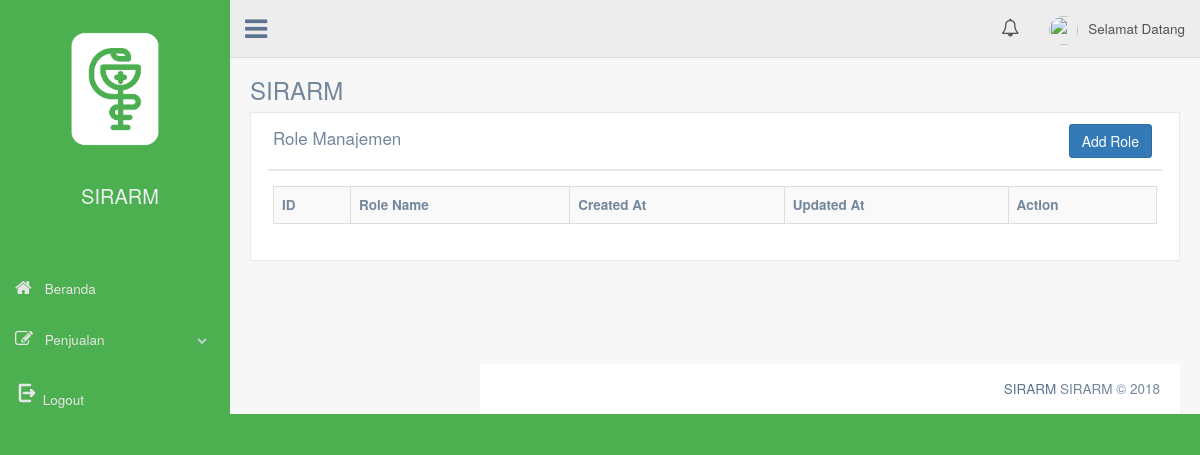
Page /index.php/role on the earlier database version.
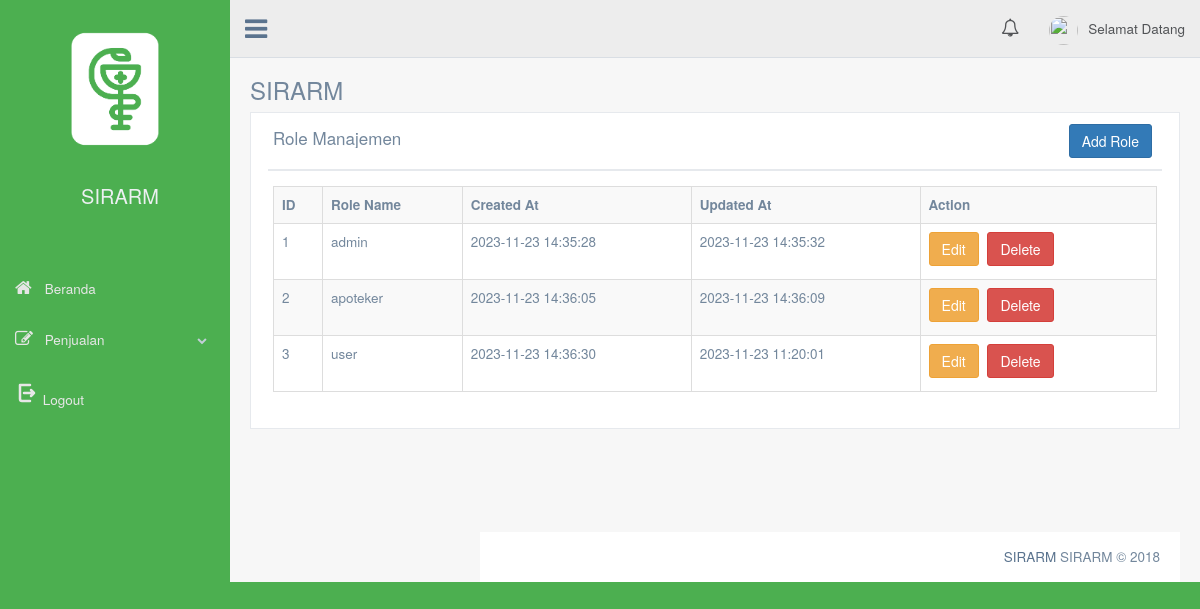
Same page on the later database version.
### tables this page shows
CREATE TABLE `role` (
  `id` int(11) NOT NULL,
  `role_name` varchar(255) DEFAULT NULL,
  `created_at` datetime DEFAULT NULL,
  `updated_at` datetime DEFAULT NULL
);

### application/libraries/Template.php (called while the page is built, shortened)
<?php
class Template {
    var $CI;
    var $master;
    var $regions = array(
        '_scripts' => array(),
        '_styles' => array(),
        '_meta' => array()
    );
    var $output;
    var $parser = 'parser';
    var $parser_method = 'parse';
    var $parse_template = FALSE;
    function __construct() {
        $this->CI = & get_instance();
    }
    function initialize($props) {
        if (isset($props['template'])
                && (file_exists(APPPATH . 'views/' . $props['template']) or file_exists(APPPATH . 'views/' . $props['template'] . EXT))) {
            $this->master = $props['template'];
        } else {
            show_error('Either you have not provided a master template or the one provided does not exist in <strong>' . APPPATH . 'views</strong>. Remember to include the extension if other than ".php"');
        }
        $this->parse_template = isset($props['parse_template']) ? $props['parse_template'] : FALSE;
    }
    function set_regions($regions) {
        if (count($regions)) {
            $this->regions = array(
                '_scripts' => array(),
                '_styles' => array(),
                '_meta' => array()
            );
        }
    }
    function add_region($name, $props = array()) {
        if (!isset($this->regions[$name])) {
            $this->regions[$name] = $props;
        } else {
            show_error('The "' . $name . '" region has already been defined.');
        }
    }
    function set_parser($parser, $method = NULL) {
        $this->parser = $parser;
        $this->CI->load->library($parser);
    }
    function set_parser_method($method) {
        $this->parser_method = $method;
    }
    function write($region, $content, $overwrite = FALSE) {
        if (isset($this->regions[$region])) {
            if ($overwrite === TRUE) {
                $this->regions[$region]['content'] = array($content);
            } else {
                $this->regions[$region]['content'][] = $content;
            }
        }
        else {
            show_error("Cannot write to the '{$region}' region. The region is undefined.");
        }
    }
    function write_view($region, $view, $data = NULL, $overwrite = FALSE) {
        $content = $this->CI->load->view($view, $data, TRUE);
    }
    function render($region = NULL, $buffer = FALSE, $parse = FALSE) {
        if ($region) {
            if (isset($this->regions[$region])) {
                $output = $this->_build_content($this->regions[$region]);
            } else {
                show_error("Cannot render the '{$region}' region. The region is undefined.");
            }
        }
        else {
            foreach ($this->regions as $name => $region) {
                $this->output[$name] = $this->_build_content($region);
            }
            if ($this->parse_template === TRUE or $parse === TRUE) {
                $output = $this->CI->{$this->parser}->{$this->parser_method}($this->master, $this->output, TRUE);
                if ($buffer === FALSE) {
                    $this->CI->output->set_output($output);
                }
            } else {
                $output = $this->CI->load->view($this->master, $this->output, $buffer);
            }
        }
        return $output;
    }
    function _build_content($region, $wrapper = NULL, $attributes = NULL) {
        $output = NULL;
        if (!isset($region['content']) or !count($region['content'])) {
            return FALSE;
        }
        foreach ($region['content'] as $content) {
            $output .= $content;
        }
        return $output;
    }
}

### application/controllers/Role.php (called while the page is built, shortened)
<?php
class Role extends CI_Controller
{
	public function __construct()
	{
		$this->template->write_view('sidenavs', 'template/default_sidenavs', true);
		$this->template->write_view('navs', 'template/default_topnavs.php', $data, true);
	}
	public function index()
	{
		$data['roles'] = $this->role_model->get_all_roles();
		$data['alert_type'] = $this->session->flashdata('alert_type');
		$data['alert_message'] = $this->session->flashdata('alert_message');
		$this->template->write('title', 'Role Management', TRUE);
		$this->template->write('header', 'SIRARM');
		$this->template->write_view('content', 'role/index', $data, true);
		$this->template->render();
	}
}

### index.php (called while the page is built, shortened)
<?php
require_once BASEPATH . 'core/CodeIgniter.php';

### application/models/Role_model.php (called while the page is built, shortened)
<?php
class Role_model extends CI_Model
{
	public function get_all_roles()
	{
		$query = $this->db->get('role');
		return $query->result();
	}
}

### application/views/role/index.php (the view, shortened to what this page needs)
<div class="row">
	<div class="col-md-12 col-sm-12 col-xs-12">
		<div class="x_panel">
			<div class="x_title">
				<h2>Role Manajemen</small></h2>
				<button type="button" class="btn btn-primary" data-toggle="modal" data-target="#addRoleModal" style="float: right;">
					Add Role
				</button>
				<div class="clearfix"></div>
			</div>
			<div class="x_content">
				<table id="datatable-buttons" class="table table-striped table-bordered">
					<tr>
						<th>ID</th>
						<th>Role Name</th>
						<th>Created At</th>
						<th>Updated At</th>
						<th>Action</th>
					</tr>
					<?php $i = 1 ?>
					<?php foreach ($roles as $role) : ?>
						<tr>
							<td><?= $i++; ?></td>
							<td><?= $role->role_name; ?></td>
							<td><?= $role->created_at; ?></td>
							<td><?= $role->updated_at; ?></td>
							<td>
								<button type="button" class="btn btn-warning mr-2" data-toggle="modal" data-target="#editRoleModal<?= $role->id ?>">Edit</button>
								<a href="<?= base_url('role/delete/' . $role->id); ?>" class="btn btn-danger">Delete</a>
							</td>
						</tr>
					<?php endforeach; ?>
				</table>
			</div>
		</div>
	</div>

### application/views/template/default_sidenavs.php (shortened to what this page needs)
<div class="col-md-3 left_col menu_fixed">
	<div class="left_col scroll-view">
		<div class="navbar nav_title" style="border: 0;">
			<div class="logo_pic">
				<a href="<?php echo base_url(); ?>"><img src="<?php echo base_url('assets/images/SIRARM-logo-light.png') ?>" alt="..." class="img-circle logo_img"></a>
			</div>
		</div>
		<div class="profile">
			<a href="<?php echo base_url(); ?>" class="site_title"><span style="font-size: 20px;"><?php echo 'SIRARM' ?></span></a>
		</div>
		<br>
		<div id="sidebar-menu" class="main_menu_side hidden-print main_menu">
			<div class="menu_section">
				<ul class="nav side-menu">
					<li><a href="<?php echo base_url('example') ?>"><i class="fa fa-home"></i> Beranda </a></li>
					<li><a><i class="fa fa-edit"></i> Penjualan <span class="fa fa-chevron-down"></span></a>
					</li>
					<li><a href="<?php echo site_url('auth/logout'); ?>"><svg xmlns="http://www.w3.org/2000/svg" width="24" height="24" viewBox="0 0 24 24">
								<path fill="none" stroke="currentColor" stroke-linecap="round" stroke-linejoin="round" stroke-width="2.5" d="M15 4.001H5v14a2 2 0 0 0 2 2h8m1-5l3-3m0 0l-3-3m3 3H9" />
							</svg> Logout</a></li>
				</ul>
			</div>
		</div>
	</div>
</div>

### application/views/template/default_topnavs.php (shortened to what this page needs)
<div class="top_nav">
	<div class="nav_menu">
		<nav>
			<div class="nav toggle"><a id="menu_toggle"><i class="fa fa-bars"></i></a></div>
			<ul class="nav navbar-nav navbar-right">
				<li>
					<a href="javascript:;" class="user-profile dropdown-toggle" data-toggle="dropdown" aria-expanded="false"><img src="<?php echo base_url('assets/images/img.jpg') ?>" alt="">Selamat Datang </a>
				</li>
				<li role="presentation" class="dropdown">
                  <a href="javascript:;" class="dropdown-toggle info-number" data-toggle="dropdown" aria-expanded="false">
                    <i class="fa fa-bell-o" style="font-size: 18px"></i>
                  </a>
                </li>
			</ul>
		</nav>
	</div>
</div>

### application/views/template/body.php (shortened to what this page needs)
<!DOCTYPE html>
<html lang="en">
<head>
	<link href="<?php echo base_url('vendors/bootstrap/dist/css/bootstrap.min.css') ?>" rel="stylesheet">
	<link href="<?php echo base_url('vendors/font-awesome/css/font-awesome.min.css') ?>" rel="stylesheet">
	<link href="<?php echo base_url('vendors/nprogress/nprogress.css') ?>" rel="stylesheet">
	<link href="<?php echo base_url('vendors/iCheck/skins/flat/green.css') ?>" rel="stylesheet">
	<link href="<?php echo base_url('vendors/google-code-prettify/bin/prettify.min.css') ?>" rel="stylesheet">
	<link href="<?php echo base_url('vendors/select2/dist/css/select2.min.css') ?>" rel="stylesheet">
	<link href="<?php echo base_url('vendors/switchery/dist/switchery.min.css') ?>" rel="stylesheet">
	<link href="<?php echo base_url('vendors/starrr/dist/starrr.css') ?>" rel="stylesheet">
	<link href="<?php echo base_url('vendors/jqvmap/dist/jqvmap.min.css') ?>" rel="stylesheet">
	<link href="<?php echo base_url('vendors/bootstrap-daterangepicker/daterangepicker.css') ?>" rel="stylesheet">
	<link href="<?php echo base_url('vendors/bootstrap-datetimepicker/build/css/bootstrap-datetimepicker.css') ?>" rel="stylesheet">
	<link href="<?php echo base_url('vendors/bootstrap-progressbar/css/bootstrap-progressbar-3.3.4.min.css') ?>" rel="stylesheet">
	<link href="<?php echo base_url('vendors/pnotify/dist/pnotify.css') ?>" rel="stylesheet">
	<link href="<?php echo base_url('vendors/pnotify/dist/pnotify.buttons.css') ?>" rel="stylesheet">
	<link href="<?php echo base_url('vendors/pnotify/dist/pnotify.nonblock.css') ?>" rel="stylesheet">
	<link href="<?php echo base_url('vendors/fullcalendar/dist/fullcalendar.min.css') ?>" rel="stylesheet">
	<link href="<?php echo base_url('vendors/fullcalendar/dist/fullcalendar.print.css') ?>" rel="stylesheet" media="print">
	<link href="<?php echo base_url('vendors/datatables.net-bs/css/dataTables.bootstrap.min.css') ?>" rel="stylesheet">
	<link href="<?php echo base_url('vendors/datatables.net-buttons-bs/css/buttons.bootstrap.min.css') ?>" rel="stylesheet">
	<link href="<?php echo base_url('vendors/datatables.net-fixedheader-bs/css/fixedHeader.bootstrap.min.css') ?>" rel="stylesheet">
	<link href="<?php echo base_url('vendors/datatables.net-responsive-bs/css/responsive.bootstrap.min.css') ?>" rel="stylesheet">
	<link href="<?php echo base_url('vendors/datatables.net-scroller-bs/css/scroller.bootstrap.min.css') ?>" rel="stylesheet">
	<link href="<?php echo base_url('assets/css/custom.min.css') ?>" rel="stylesheet">
</head>
<body class="nav-md">
	<div class="container body">
		<div class="main_container">
			<?php echo $sidenavs ?>
			<?php echo $navs ?>
			<div class="right_col" role="main">
				<div>
					<div class="page-title">
						<div class="title_left">
							<h3><?php echo $header ?></h3>
						</div>
					</div>
					<div class="clearfix"></div>
					<?php echo $content ?>
				</div>
			</div>
			<footer>
				<div class="pull-right">
					<a href="https://http://rsh.fkh.ugm.ac.id/main/">SIRARM</a> <?php echo $footer; ?>
				</div>
				<div class="clearfix"></div>
			</footer>
		</div>
	</div>
</body>
</html>

Differences in the rows shown:
added role: role_name "admin", created_at "2023-11-23 14:35:28", updated_at "2023-11-23 14:35:32"
added role: role_name "apoteker", created_at "2023-11-23 14:36:05", updated_at "2023-11-23 14:36:09"
added role: role_name "user", created_at "2023-11-23 14:36:30", updated_at "2023-11-23 11:20:01"
